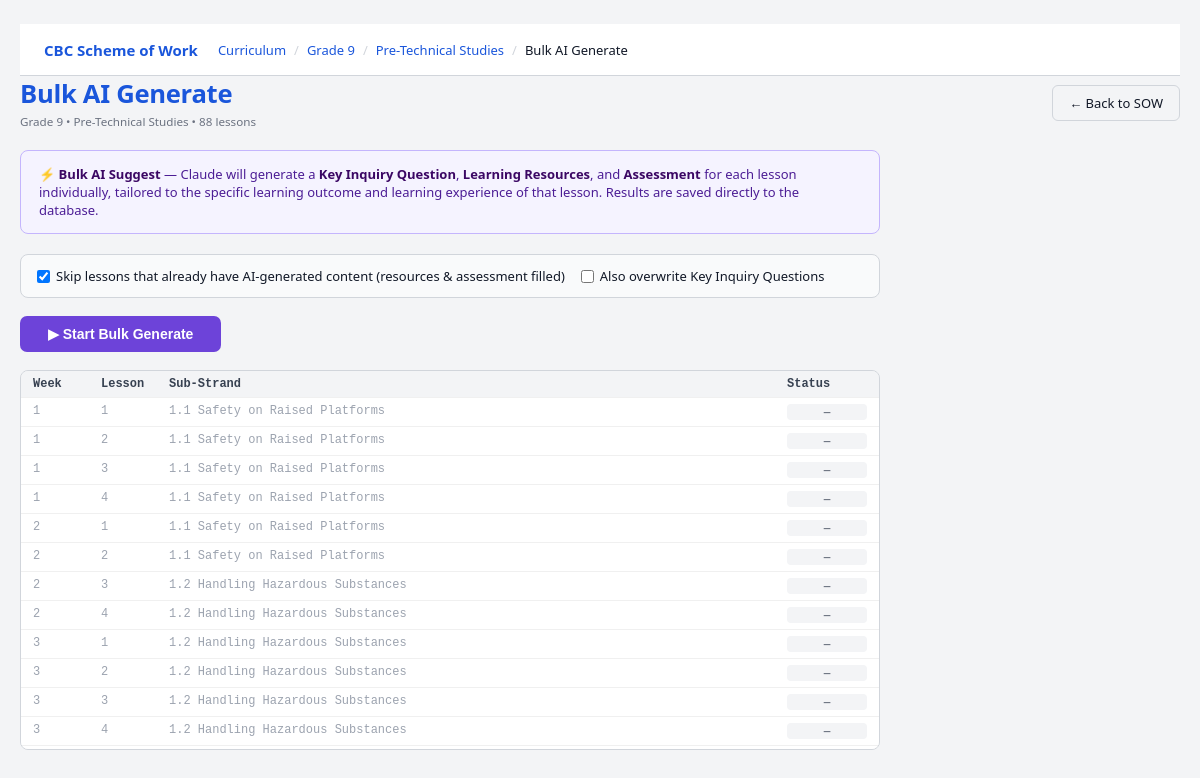
Screenshot of /ai_bulk.php?learning_area_id=1 with the database file from the repository.
### tables this page shows
CREATE TABLE `learning_areas` (
  `id` int(10) UNSIGNED NOT NULL,
  `grade_id` tinyint(3) UNSIGNED NOT NULL,
  `name` varchar(255) NOT NULL,
  `short_code` varchar(20) DEFAULT NULL,
  `lessons_per_week` tinyint(3) UNSIGNED NOT NULL DEFAULT 5,
  `created_at` timestamp NOT NULL DEFAULT current_timestamp()
);

CREATE TABLE `grades` (
  `id` tinyint(3) UNSIGNED NOT NULL,
  `level_group` varchar(60) NOT NULL,
  `name` varchar(50) NOT NULL,
  `lesson_duration` smallint(5) UNSIGNED DEFAULT 35,
  `sort_order` tinyint(3) UNSIGNED DEFAULT 0
);

CREATE TABLE `scheme_of_work` (
  `id` int(10) UNSIGNED NOT NULL,
  `learning_area_id` int(10) UNSIGNED DEFAULT NULL,
  `week` tinyint(3) UNSIGNED NOT NULL,
  `lesson` tinyint(3) UNSIGNED NOT NULL,
  `strand` varchar(255) NOT NULL,
  `sub_strand` varchar(255) NOT NULL,
  `slo_cd` text DEFAULT NULL,
  `slo_sow` text DEFAULT NULL,
  `le_cd` text DEFAULT NULL,
  `le_sow` text DEFAULT NULL,
  `key_inquiry` text DEFAULT NULL,
  `resources` text DEFAULT NULL,
  `assessment` text DEFAULT NULL,
  `remarks` text DEFAULT NULL,
  `created_at` timestamp NOT NULL DEFAULT current_timestamp(),
  `updated_at` timestamp NOT NULL DEFAULT current_timestamp() ON UPDATE current_timestamp(),
  `term` tinyint(3) UNSIGNED DEFAULT NULL COMMENT '1=Term1, 2=Term2, 3=Term3'
);

### ai_bulk.php (the view, shortened to what this page needs)
<?php
$pdo = getDB();
$laId = isset($_GET['learning_area_id']) ? (int)$_GET['learning_area_id'] : 0;
$laStmt = $pdo->prepare(
    "SELECT la.*, g.name AS grade_name FROM learning_areas la
     JOIN grades g ON g.id = la.grade_id WHERE la.id = :id"
);
$laStmt->execute([':id' => $laId]);
$la = $laStmt->fetch();
$aiEnabled = false;
try {
    $st = $pdo->query("SELECT setting_value FROM app_settings WHERE setting_key = 'ai_enabled'");
    $aiEnabled = ($st && $st->fetchColumn() === '1');
} catch (Exception $e) {}
$rows = $pdo->prepare(
    "SELECT id, week, lesson, strand, sub_strand, slo_sow, le_sow,
            key_inquiry, resources, assessment
     FROM scheme_of_work
     WHERE learning_area_id = :la
     ORDER BY week, lesson"
);
$rows->execute([':la' => $laId]);
$lessons = $rows->fetchAll();
function e(string $v): string { return htmlspecialchars($v ?? '', ENT_QUOTES, 'UTF-8'); }
?>
<!DOCTYPE html>
<html lang="en">
<head>
<link rel="stylesheet" href="style.css">
</head>
<body>
<div class="page-wrap">
  <nav class="top-nav">
    <span class="nav-brand">CBC Scheme of Work</span>
    <ol class="breadcrumb">
      <li><a href="curriculum.php">Curriculum</a></li>
      <li><a href="curriculum.php?grade_id=<?= (int)$la['grade_id'] ?>"><?= e($la['grade_name']) ?></a></li>
      <li><a href="index.php?learning_area_id=<?= $laId ?>"><?= e($la['name']) ?></a></li>
      <li class="active">Bulk AI Generate</li>
    </ol>
  </nav>
  <header>
    <div>
      <h1>Bulk AI Generate</h1>
      <small style="color:var(--muted)"><?= e($la['grade_name']) ?> &bull; <?= e($la['name']) ?> &bull; <?= count($lessons) ?> lessons</small>
    </div>
    <a href="index.php?learning_area_id=<?= $laId ?>" class="btn btn-outline">&larr; Back to SOW</a>
  </header>
  <div class="bulk-wrap">
    <?php if (!$aiEnabled): ?>
      <div class="flash flash-err">AI is disabled. Go to <a href="settings.php">Settings</a> to enable it and enter your API key.</div>
    <?php elseif (empty($lessons)): ?>
      <div class="flash flash-err">No lessons found for this learning area. Add SOW records first.</div>
    <?php else: ?>
    <div class="ai-info">
      <strong>&#9889; Bulk AI Suggest</strong> — Claude will generate a <strong>Key Inquiry Question</strong>, <strong>Learning Resources</strong>, and <strong>Assessment</strong> for each lesson individually, tailored to the specific learning outcome and learning experience of that lesson. Results are saved directly to the database.
    </div>
    <div class="options-bar">
      <label>
        <input type="checkbox" id="opt-skip" checked>
        Skip lessons that already have AI-generated content (resources &amp; assessment filled)
      </label>
      <label>
        <input type="checkbox" id="opt-kiq">
        Also overwrite Key Inquiry Questions
      </label>
    </div>
    <div style="display:flex;gap:12px;margin-bottom:18px;align-items:center">
      <button class="btn-start" id="start-btn" onclick="startBulk()">&#9654; Start Bulk Generate</button>
    </div>
    <div class="log-wrap" id="log-wrap">
      <div class="log-row" style="font-weight:700;color:#374151;background:#f3f4f6;font-family:inherit">
        <span>Week</span><span>Lesson</span><span>Sub-Strand</span><span>Status</span>
      </div>
      <?php foreach ($lessons as $r): ?>
      <div class="log-row wait" id="row-<?= (int)$r['id'] ?>">
        <span><?= (int)$r['week'] ?></span>
        <span><?= (int)$r['lesson'] ?></span>
        <span><?= e($r['sub_strand']) ?></span>
        <span class="log-status wait" id="st-<?= (int)$r['id'] ?>">—</span>
      </div>
      <?php endforeach; ?>
    </div>
    <?php endif; ?>
  </div>
</div>
</body>
</html>

### style.css (style rules this page uses)
*, *::before, *::after { box-sizing: border-box; margin: 0; padding: 0; }
:root { --primary: #1a56db; --primary-dk: #1646b8; --danger: #e02424; --edit: #0e9f6e; --bg: #f3f4f6; --surface: #ffffff; --border: #d1d5db; --text: #111827; --muted: #6b7280; --flash-bg: #ecfdf5; --flash-bdr: #34d399; --err-bg: #fef2f2; --err-bdr: #f87171; --radius: 6px; --shadow: 0 1px 3px rgba(0,0,0,.12); --sidebar-w: 240px; --nav-h: 52px; }
body { font-family: 'Segoe UI', system-ui, sans-serif; font-size: 14px; background: var(--bg); color: var(--text); min-height: 100vh; }
.top-nav { height: var(--nav-h); background: var(--surface); border-bottom: 1px solid var(--border); display: flex; align-items: center; padding: 0 24px; gap: 20px; position: sticky; top: 0; z-index: 10; }
.nav-brand { font-weight: 700; color: var(--primary); font-size: 15px; white-space: nowrap; }
.breadcrumb { display: flex; list-style: none; gap: 0; font-size: 13px; color: var(--muted); }
.breadcrumb li + li::before { content: '/'; margin: 0 8px; color: var(--border); }
.breadcrumb a { color: var(--primary); text-decoration: none; }
.breadcrumb .active { color: var(--text); font-weight: 500; }
.page-wrap { max-width: 1600px; margin: 0 auto; padding: 24px 20px 40px; }
header { display: flex; align-items: center; justify-content: space-between; margin-bottom: 20px; flex-wrap: wrap; gap: 10px; }
header h1 { font-size: 1.6rem; font-weight: 700; color: var(--primary); letter-spacing: -.3px; }
.btn { display: inline-flex; align-items: center; gap: 5px; padding: 8px 16px; border-radius: var(--radius); font-size: 13px; font-weight: 500; cursor: pointer; border: 1px solid transparent; text-decoration: none; transition: background .15s, border-color .15s, color .15s; white-space: nowrap; background: var(--border); color: var(--text); }
.btn-outline { background: transparent; border-color: var(--border); }

### ai_bulk.php (style rules this page uses)
.bulk-wrap { max-width: 860px; }
.ai-info { background: #f5f3ff; border: 1px solid #c4b5fd; border-radius: 8px; padding: 14px 18px; margin-bottom: 20px; font-size: 13px; color: #4c1d95; }
.ai-info strong { color: #3b0764; }
.options-bar { display: flex; align-items: center; gap: 16px; flex-wrap: wrap; margin-bottom: 18px; padding: 12px 16px; background: #f9fafb; border: 1px solid var(--border); border-radius: 8px; font-size: 13px; }
.options-bar label { display: flex; align-items: center; gap: 6px; cursor: pointer; font-weight: 500; }
.log-wrap { border: 1px solid var(--border); border-radius: 8px; max-height: 380px; overflow-y: auto; font-size: 12px; font-family: Consolas, monospace; background: #fafafa; }
.log-row { display: grid; grid-template-columns: 60px 60px 1fr 80px; gap: 8px; align-items: start; padding: 6px 12px; border-bottom: 1px solid #f0f0f0; }
.log-row.wait { background: #fff; color: #9ca3af; }
.log-status { font-weight: 700; text-align: center; font-size: 11px; padding: 2px 6px; border-radius: 4px; }
.log-status.wait { background: #f3f4f6; color: #6b7280; }
.btn-start { background: #6d43d9; color: #fff; border: none; padding: 10px 28px; border-radius: 7px; font-size: 14px; font-weight: 700; cursor: pointer; }

### rows the page displays
learning_areas: grade.name "Grade 9", name "Pre-Technical Studies"
scheme_of_work: week "1", lesson "1", sub_strand "1.1 Safety on Raised Platforms"
scheme_of_work: week "1", lesson "2", sub_strand "1.1 Safety on Raised Platforms"
scheme_of_work: week "1", lesson "3", sub_strand "1.1 Safety on Raised Platforms"
scheme_of_work: week "1", lesson "4", sub_strand "1.1 Safety on Raised Platforms"
scheme_of_work: week "2", lesson "1", sub_strand "1.1 Safety on Raised Platforms"
scheme_of_work: week "2", lesson "2", sub_strand "1.1 Safety on Raised Platforms"
scheme_of_work: week "2", lesson "3", sub_strand "1.2 Handling Hazardous Substances"
scheme_of_work: week "2", lesson "4", sub_strand "1.2 Handling Hazardous Substances"
scheme_of_work: week "3", lesson "1", sub_strand "1.2 Handling Hazardous Substances"
scheme_of_work: week "3", lesson "2", sub_strand "1.2 Handling Hazardous Substances"
scheme_of_work: week "3", lesson "3", sub_strand "1.2 Handling Hazardous Substances"
scheme_of_work: week "3", lesson "4", sub_strand "1.2 Handling Hazardous Substances"

### other values shown
count($lessons) "88"
